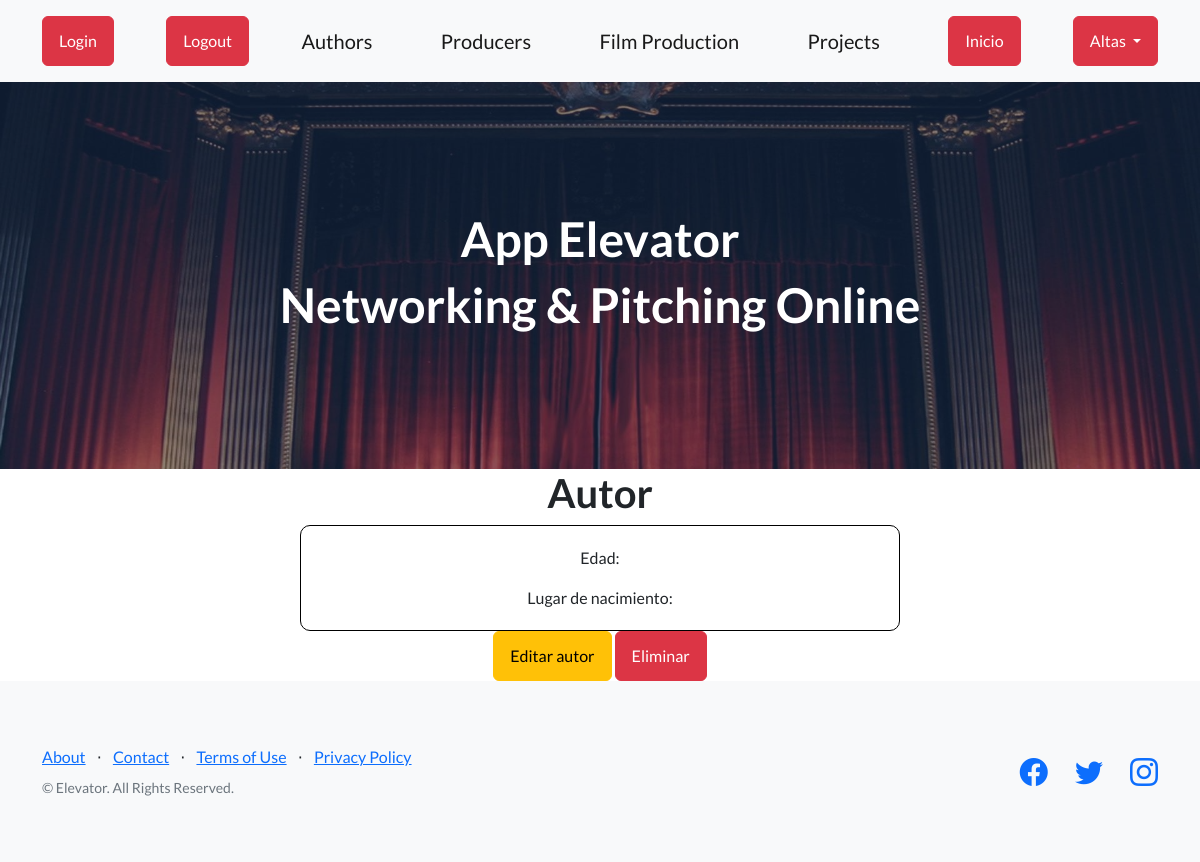
Before: /App-Elevator/autor-detalles/Winston/ with the older database file.
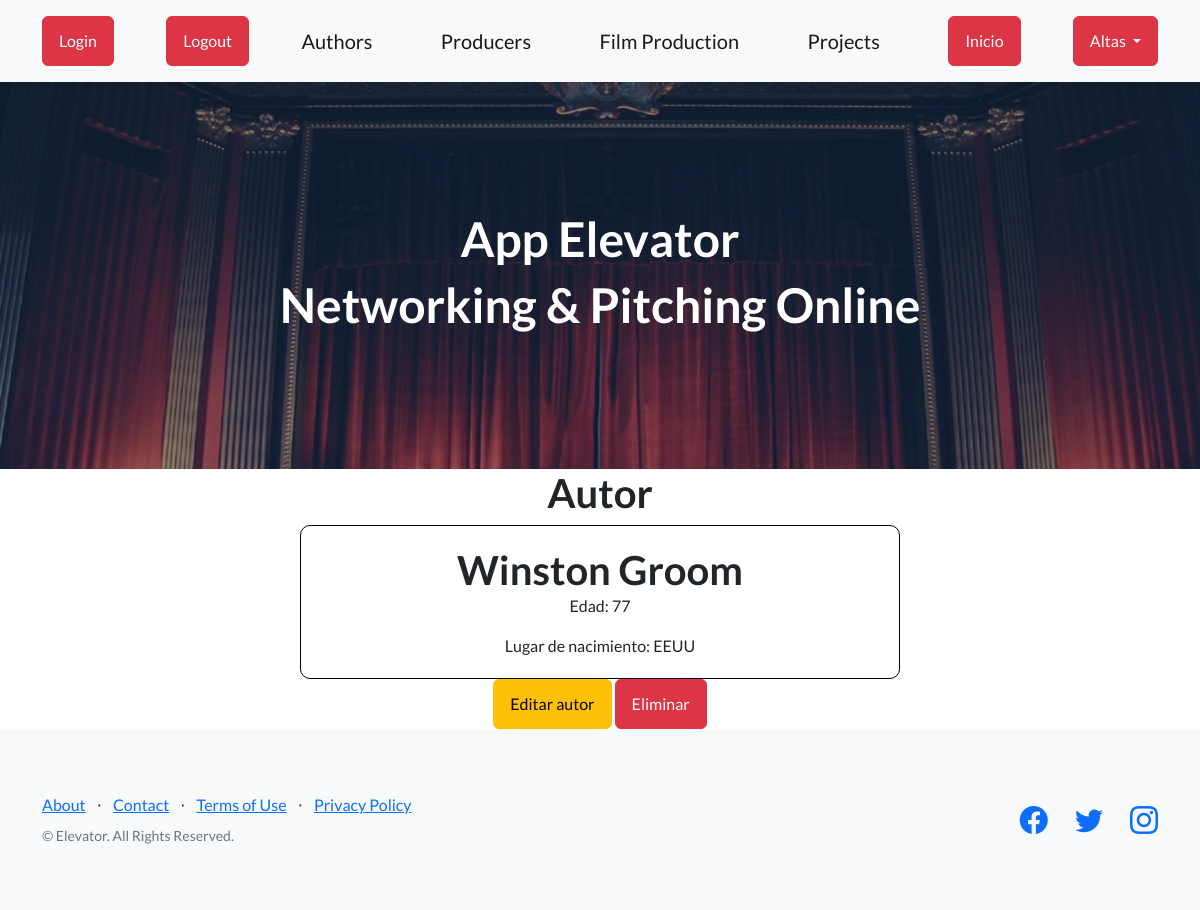
After: the same page with the newer database file.
### AppElevator/models.py (models this page shows)
class Autor(models.Model):
    nombre = models.CharField(max_length=30)
    apellido = models.CharField(max_length=50)
    edad = models.IntegerField(validators=[MinValueValidator(0), MaxValueValidator(100)])
    email = models.EmailField(max_length=254)
    pais = models.CharField(max_length=50)
    def __str__(self):
        return f"{self.nombre} {self.apellido}"

### AppElevator/views.py (the view)
# urls.py: path('autor-detalles/<nombre>/', autor_detalles),
def autor_detalles(request, nombre):
    autor = Autor.objects.filter(nombre=nombre)
    print(autor)
    autorFound = autor.first()
    return render(request, 'autor_detalles.html', {'Autor': autorFound})

### AppElevator/templates/autor_detalles.html
{% extends 'page1.html' %}
{% block contenidoQueCambia %}
<div style="text-align: center;">
    <h1> Autor </h1>
    <div class="card-body" style="width: 50%; margin: 0 auto; border: 1px solid #000; padding: 20px; border-radius: 10px;">
        <h1 class="card-title">{{Autor.nombre}} {{Autor.apellido}}</h1>
        <p class="card-text">Edad: {{Autor.edad}}</p>
        <p class="card-text">Lugar de nacimiento: {{Autor.pais}}</p>
    </div>
        <div>
             <a class="btn btn-warning" href="{% url 'AppElevator:editarAutor' Autor.nombre %}">Editar autor</a>
             <a class="btn btn-danger" href="{% url 'AppElevator:eliminarAutor' Autor.nombre %}">Eliminar </a>
        </div>
    </div>
{% endblock contenidoQueCambia %}

Changed rows visible on the page:
added Autor: nombre "Winston", apellido "Groom", edad "77", pais "EEUU"
